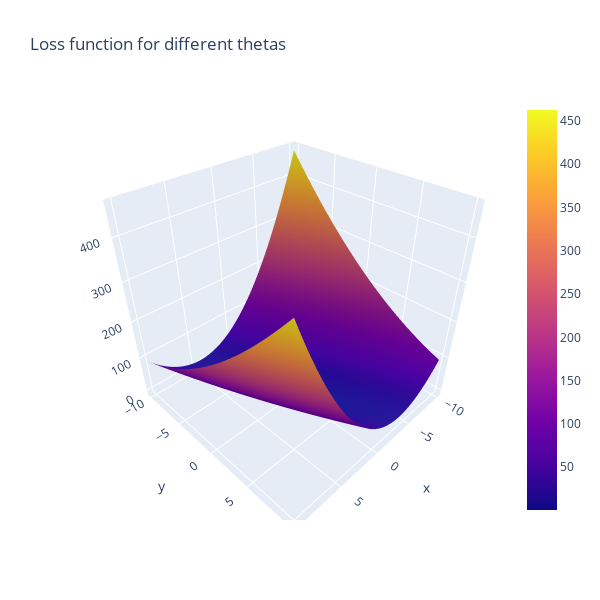

The code cell stored with this chart in its notebook:
### Code cell
#Let's look at the new loss path on the function. It should start much closer to the goal

line_marker = dict(color='#101010', width=2)
fig = go.Figure()
fig.add_surface(x=theta1_vals, y=theta0_vals, z=J_vals)
fig.add_scatter3d(x=theta1_history1, y=theta0_history1, z=J_history1, line=line_marker, name='')
#The below line adds a graph of just the loss over iterations in a 2D plane
plt.plot(theta0_history1, theta1_history1, 'r+');
fig.update_layout(title='Loss function for different thetas', autosize=True,
                  width=600, height=600, xaxis_title='theta0', 
                 yaxis_title='theta1')
fig.show()

### Figure 1 — Plotly figure (JSON) as saved in the notebook; plotly's stock layout.template omitted (floating-point values rounded to 4 significant figures; data arrays with more than 128 entries replaced by an {"elided": "..."} marker saying what was removed)
{"data": [{"type": "surface", "x": [-10, -9.798, -9.596, -9.394, -9.192, -8.99, -8.788, -8.586, -8.384, -8.182, -7.98, -7.778, -7.576, -7.374, -7.172, -6.97, -6.768, -6.566, -6.364, -6.162, -5.96, -5.758, -5.556, -5.354, -5.152, -4.949, -4.747, -4.545, -4.343, -4.141, -3.939, -3.737, -3.535, -3.333, -3.131, -2.929, -2.727, -2.525, -2.323, -2.121, -1.919, -1.717, -1.515, -1.313, -1.111, -0.9091, -0.7071, -0.5051, -0.303, -0.101, 0.101, 0.303, 0.5051, 0.7071, 0.9091, 1.111, 1.313, 1.515, 1.717, 1.919, 2.121, 2.323, 2.525, 2.727, 2.929, 3.131, 3.333, 3.535, 3.737, 3.939, 4.141, 4.343, 4.545, 4.747, 4.949, 5.152, 5.354, 5.556, 5.758, 5.96, 6.162, 6.364, 6.566, 6.768, 6.97, 7.172, 7.374, 7.576, 7.778, 7.98, 8.182, 8.384, 8.586, 8.788, 8.99, 9.192, 9.394, 9.596, 9.798, 10], "y": [-10, -9.798, -9.596, -9.394, -9.192, -8.99, -8.788, -8.586, -8.384, -8.182, -7.98, -7.778, -7.576, -7.374, -7.172, -6.97, -6.768, -6.566, -6.364, -6.162, -5.96, -5.758, -5.556, -5.354, -5.152, -4.949, -4.747, -4.545, -4.343, -4.141, -3.939, -3.737, -3.535, -3.333, -3.131, -2.929, -2.727, -2.525, -2.323, -2.121, -1.919, -1.717, -1.515, -1.313, -1.111, -0.9091, -0.7071, -0.5051, -0.303, -0.101, 0.101, 0.303, 0.5051, 0.7071, 0.9091, 1.111, 1.313, 1.515, 1.717, 1.919, 2.121, 2.323, 2.525, 2.727, 2.929, 3.131, 3.333, 3.535, 3.737, 3.939, 4.141, 4.343, 4.545, 4.747, 4.949, 5.152, 5.354, 5.556, 5.758, 5.96, 6.162, 6.364, 6.566, 6.768, 6.97, 7.172, 7.374, 7.576, 7.778, 7.98, 8.182, 8.384, 8.586, 8.788, 8.99, 9.192, 9.394, 9.596, 9.798, 10], "z": {"elided": "100x100 float values"}}, {"line": {"color": "#101010", "width": 2}, "name": "", "type": "scatter3d", "x": {"elided": "1000 float values"}, "y": {"elided": "1000 float values"}, "z": {"elided": "1000 float values"}}], "layout": {"autosize": true, "height": 600, "scene": {"aspectmode": "auto", "aspectratio": {"x": 1, "y": 1, "z": 1}}, "title": {"text": "Loss function for different thetas"}, "width": 600, "xaxis": {"title": {"text": "theta0"}}, "yaxis": {"title": {"text": "theta1"}}}}
